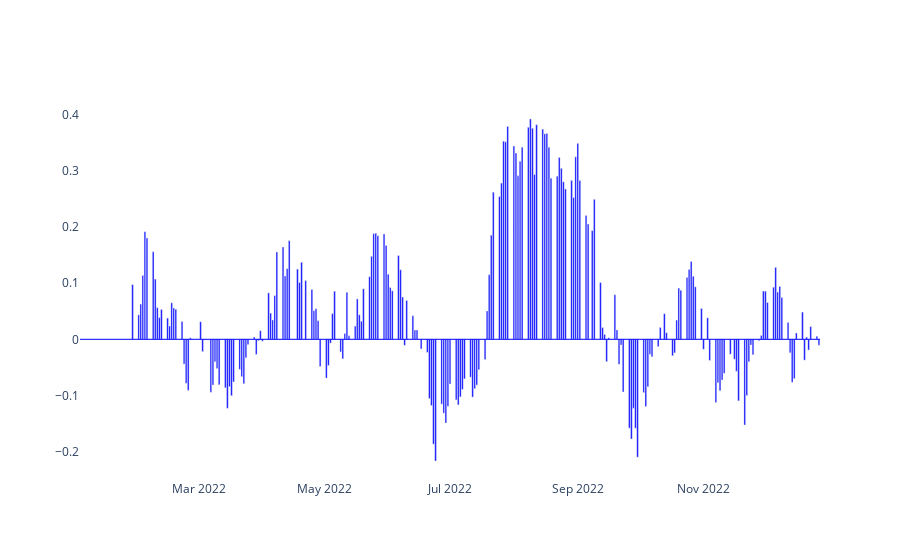

The notebook cell saved with this chart:
### Code cell
fig = go.Figure()



fig.add_trace(
    go.Bar(
    x=df.index,
    y=cmf_list,
    marker_color='blue'
))

fig.update_layout(barmode="group")

fig.add_hline(y=0,line_color="blue",line_width=1)
#fig.update_layout(xaxis_rangeslider_visible=True)
fig.update_layout(paper_bgcolor='rgba(0,0,0,0)', plot_bgcolor='rgba(0,0,0,0)')

### Figure 1 — Plotly figure (JSON) as saved in the notebook; plotly's stock layout.template omitted (floating-point values rounded to 4 significant figures; data arrays with more than 128 entries replaced by an {"elided": "..."} marker saying what was removed)
{"data": [{"marker": {"color": "blue"}, "type": "bar", "x": {"elided": "248 str values"}, "y": {"elided": "248 float values"}}], "layout": {"barmode": "stack", "paper_bgcolor": "rgba(0,0,0,0)", "plot_bgcolor": "rgba(0,0,0,0)", "shapes": [{"line": {"color": "blue", "width": 1}, "type": "line", "x0": 0, "x1": 1, "xref": "x domain", "y0": 0, "y1": 0, "yref": "y"}]}}
